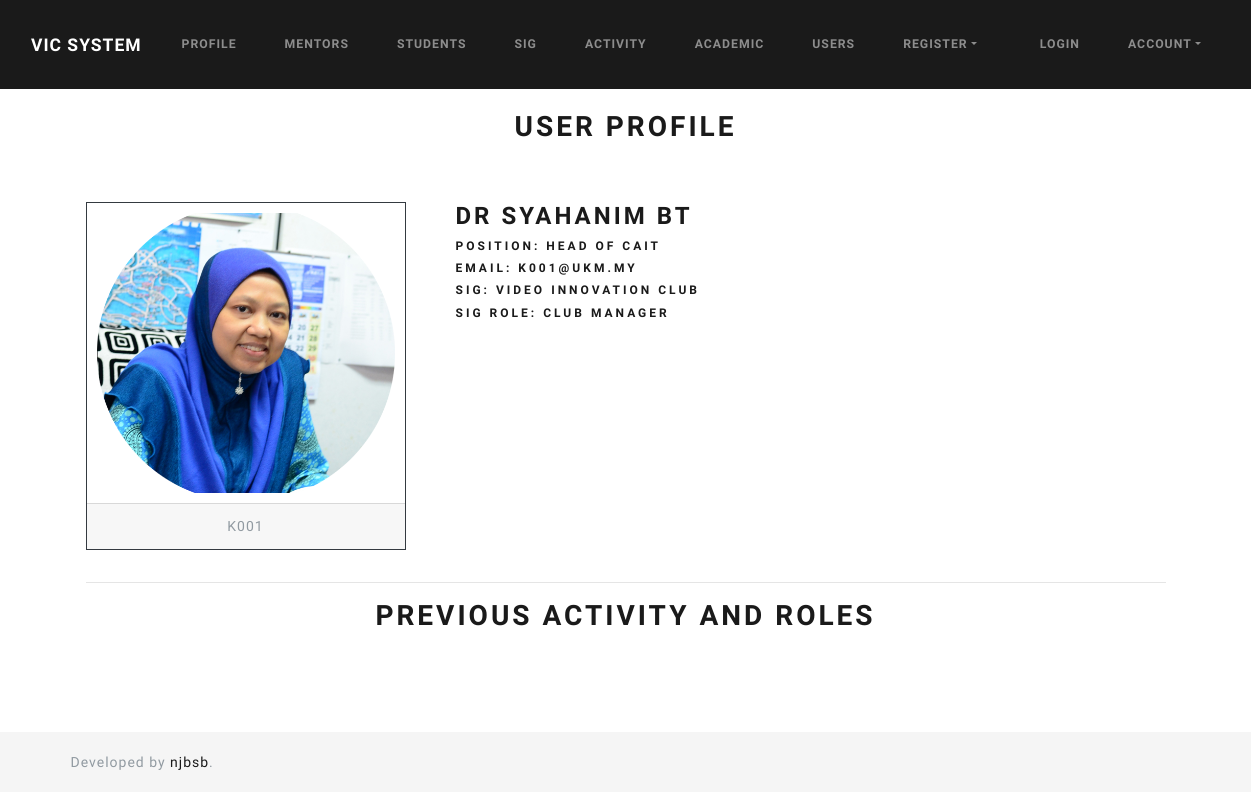
Screenshot of /index.php/profile with the database file from the repository.
### tables this page shows
CREATE TABLE `tbl_user` (
  `id` varchar(8) NOT NULL,
  `name` varchar(255) NOT NULL,
  `email` varchar(255) NOT NULL,
  `password` varchar(255) NOT NULL,
  `usertype_id` int(11) NOT NULL,
  `sig_id` int(11) DEFAULT NULL,
  `profile_image` varchar(255) NOT NULL,
  `created_at` timestamp NOT NULL DEFAULT current_timestamp(),
  `userstatus_id` int(11) DEFAULT NULL,
  `dob` date DEFAULT NULL
);

CREATE TABLE `tbl_mentor` (
  `matric` varchar(8) NOT NULL,
  `position` varchar(60) NOT NULL,
  `roomnum` varchar(50) NOT NULL,
  `orgrole_id` int(11) DEFAULT NULL
);

CREATE TABLE `tbl_sig` (
  `id` int(2) NOT NULL,
  `code` varchar(6) NOT NULL,
  `signame` varchar(100) NOT NULL,
  `logo_path` varchar(255) NOT NULL DEFAULT 'default_logo.png',
  `description` text NOT NULL
);

CREATE TABLE `tbl_role` (
  `id` int(11) NOT NULL,
  `rolename` varchar(50) NOT NULL
);

### application/controllers/User.php (called while the page is built, shortened)
<?php
class User extends CI_Controller
{
    public function profile()
    {
        $data['title'] = 'User profile';
        $id = 'K001';
        $data['user'] = $this->user_model->get_user($id);
        $usertype = $data['user']['usertype_id'];
        $this->load->view('templates/header');
        switch ($usertype) {
            case '2':
                $data['mentor'] = $this->mentor_model->get_mentor($id);
                $data['activity_roles'] = $this->committee_model->get_activityroles($id);
                $this->load->view('user/mentor/profile', $data);
                break;
        }
        $this->load->view('templates/footer');
    }
}

### index.php (called while the page is built, shortened)
<?php
require_once BASEPATH.'core/CodeIgniter.php';

### application/models/Mentor_model.php (called while the page is built, shortened)
<?php
class Mentor_model extends CI_Model
{
    public function get_mentor($matric = FALSE)
    {
        $this->db->select('user.id, user.name, user.email, user.sig_id, user.profile_image, mtr.position, mtr.roomnum, sig.code as sigcode, sig.signame, role.rolename')
            ->from('tbl_user as user')
            ->where(array('user.id' => $matric, 'usertype_id' => '2', 'userstatus_id' => '2'))
            ->join('tbl_mentor as mtr', 'mtr.matric = user.id', 'left')
            ->join('tbl_sig as sig', 'sig.id = user.sig_id', 'left')
            ->join('tbl_role as role', 'role.id = mtr.orgrole_id', 'left');
        $query = $this->db->get();
        return $query->row_array();
    }
}

### application/views/user/mentor/profile.php (the view, shortened to what this page needs)
<h2 class="text-center"><?php echo $title; ?></h2>
<div class="container-fluid text-center">
    <div class="row">
        <div class="col-lg-4">
            <div class="card border-dark mb-3" style="max-width: 20rem;">
                <img style="max-height:300px; display: block; object-fit:cover; padding:10px;" src="<?php echo base_url('assets/images/profile/') . $mentor['profile_image']; ?>" alt="Card image">
                <div class="card-footer text-muted">
                    <?= $mentor['id'] ?>
                </div>
            </div>
        </div>
        <div class="col-lg-8 text-left">
            <h3><b><?= $mentor['name'] ?></b></h3>
            <h6><b>Position:</b> <?= $mentor['position'] ?></h6>
            <h6><b>Email:</b> <a href="mailto:<?= $mentor['email'] ?>"><?= $mentor['email'] ?></a></h6>
            <h6><b>SIG:</b> <?= $mentor['signame'] ?></h6>
            <h6><b>SIG Role:</b> <?= $mentor['rolename'] ?></h6>
        </div>
    </div>
    <hr>
    <h2>Previous Activity and Roles</h2> <br>
</div>

### application/views/templates/header.php (style rules this page uses)
.container-fluid { padding-top: 50px; padding-bottom: 50px; }

### rows the page displays
tbl_user: profile_image (picture), id "K001", name "DR SYAHANIM BT", tbl_mentor.position "HEAD OF CAIT", email "K001@UKM.MY", sig.signame "VIDEO INNOVATION CLUB", tbl_role.rolename "CLUB MANAGER"

### other values shown
$title "USER PROFILE"
